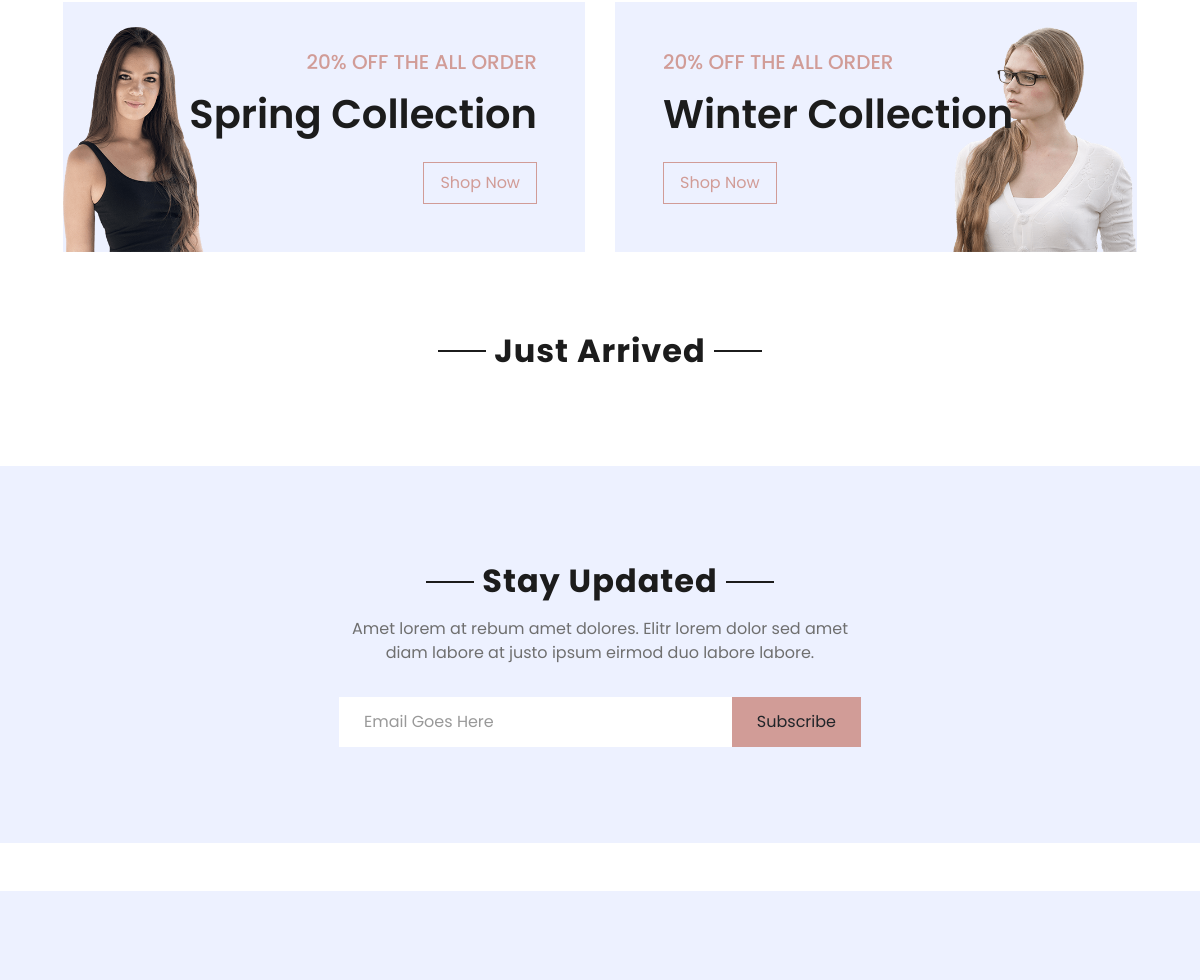
Before: / (signed in, middle part) with the older database file.
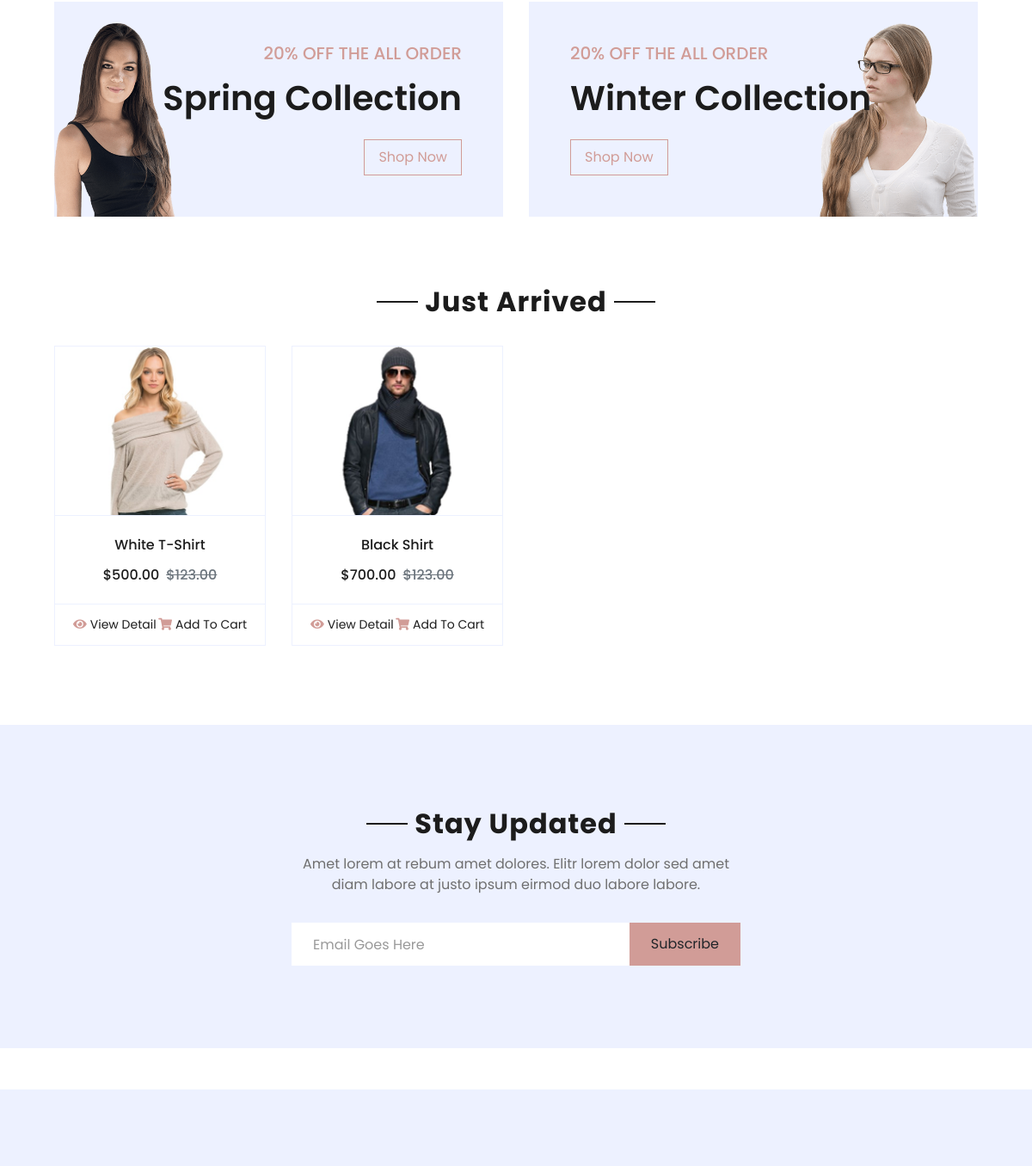
After: the same page with the newer database file.
### store/models.py (models this page shows, shortened)
class Product(models.Model):
    name = models.CharField(max_length=255)
    description = models.TextField()
    price = models.DecimalField(max_digits=10, decimal_places=2)
    category = models.ForeignKey(Category, on_delete=models.CASCADE)
    image = models.ImageField(upload_to='product_images/')
    stock = models.IntegerField()

### store/views.py (the view)
# urls.py: 2. Add a URL to urlpatterns:  path('', views.home, name='home')
@login_required(login_url='login')
def home(request):
    products = Product.objects.all()
    return render(request, 'store/index.html', {'products': products})

### store/templates/store/index.html (shortened to what the changed rows need)
{% load static %}
<!DOCTYPE html>
<html lang="en">
<head>
    <link href="https://cdnjs.cloudflare.com/ajax/libs/font-awesome/5.10.0/css/all.min.css" rel="stylesheet">
    <link href="lib/owlcarousel/assets/owl.carousel.min.css" rel="stylesheet">
    <link href="{% static 'store/css/style.css' %}" rel="stylesheet">
</head>
<body>
    <div class="container-fluid offer pt-5">
        <div class="row px-xl-5">
            <div class="col-md-6 pb-4">
                <div class="position-relative bg-secondary text-center text-md-right text-white mb-2 py-5 px-5">
                    <div class="position-relative" style="z-index: 1;">
                        <h1 class="mb-4 font-weight-semi-bold">Spring Collection</h1>
                    </div>
                </div>
            </div>
            <div class="col-md-6 pb-4">
                <div class="position-relative bg-secondary text-center text-md-left text-white mb-2 py-5 px-5">
                    <div class="position-relative" style="z-index: 1;">
                        <h1 class="mb-4 font-weight-semi-bold">Winter Collection</h1>
                    </div>
                </div>
            </div>
        </div>
    </div>
    <div class="container-fluid pt-5">
        <div class="text-center mb-4">
            <h2 class="section-title px-5"><span class="px-2">Just Arrived</span></h2>
        </div>
        <div class="row px-xl-5 pb-3">
            {% for product in products %}
                <div class="col-lg-3 col-md-6 col-sm-12 pb-1">
                    <div class="card product-item border-0 mb-4">
                        <div class="card-header product-img position-relative overflow-hidden bg-transparent border p-0">
                            <img class="img-fluid w-100" src="{{ product.image.url }}" alt="">
                        </div>
                        <div class="card-body border-left border-right text-center p-0 pt-4 pb-3">
                            <h6 class="text-truncate mb-3">{{ product.name }}</h6>
                            <div class="d-flex justify-content-center">
                                <h6>${{ product.price }}</h6><h6 class="text-muted ml-2"><del>$123.00</del></h6>
                            </div>
                        </div>
                        <div class="card-footer d-flex justify-content-between bg-light border">
                            <a href="{% url 'product_detail' pk=product.pk %}" class="btn btn-sm text-dark p-0"><i class="fas fa-eye text-primary mr-1"></i>View Detail</a>
                            <a href="" class="btn btn-sm text-dark p-0"><i class="fas fa-shopping-cart text-primary mr-1"></i>Add To Cart</a>
                        </div>
                    </div>
                </div>
            {% endfor %}
        </div>
    </div>
    <div class="container-fluid bg-secondary my-5">
        <div class="row justify-content-md-center py-5 px-xl-5">
            <div class="col-md-6 col-12 py-5">
                <div class="text-center mb-2 pb-2">
                    <h2 class="section-title px-5 mb-3"><span class="bg-secondary px-2">Stay Updated</span></h2>
                </div>
            </div>
        </div>
    </div>
</body>
</html>

Changed rows visible on the page:
added Product: image (picture), name "White T-Shirt", price "500.00"
added Product: image (picture), name "Black Shirt", price "700.00"
